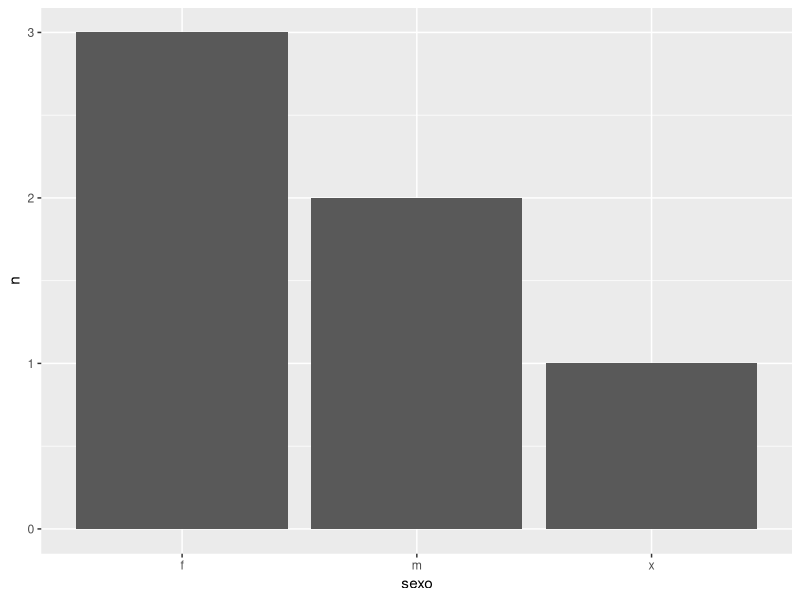
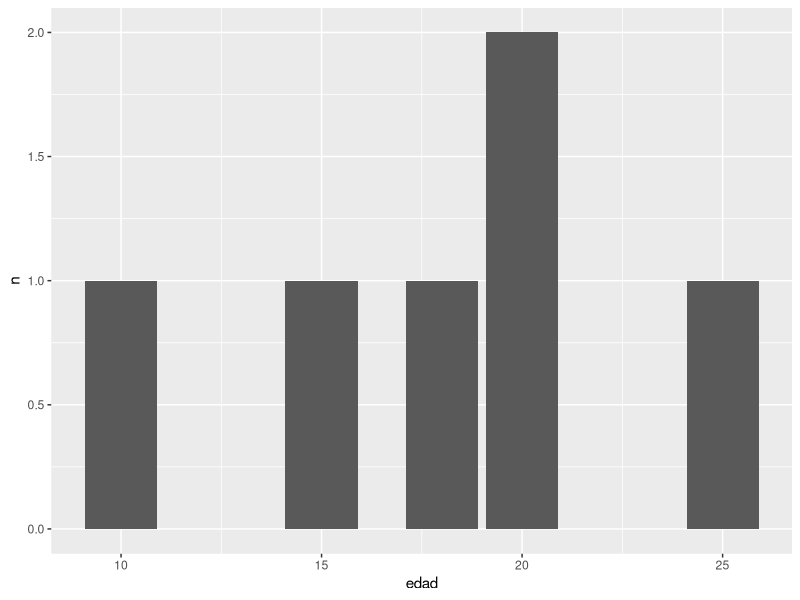
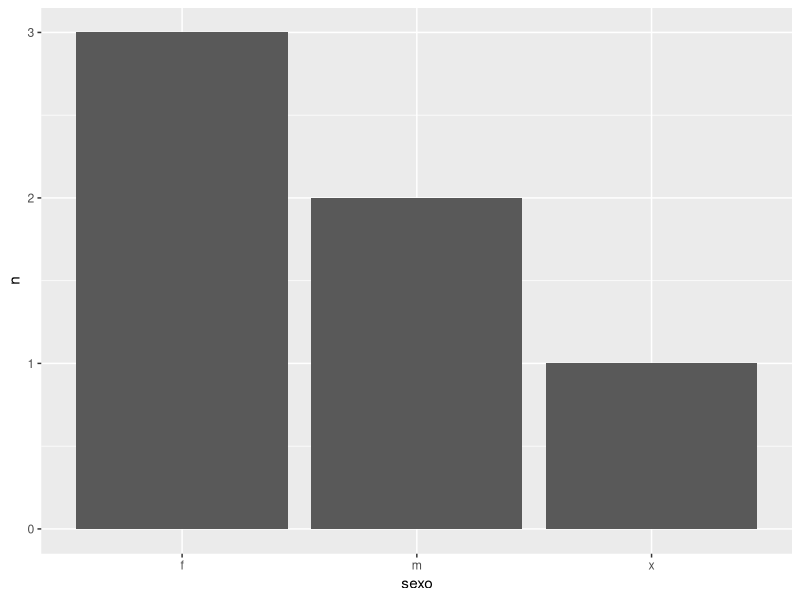
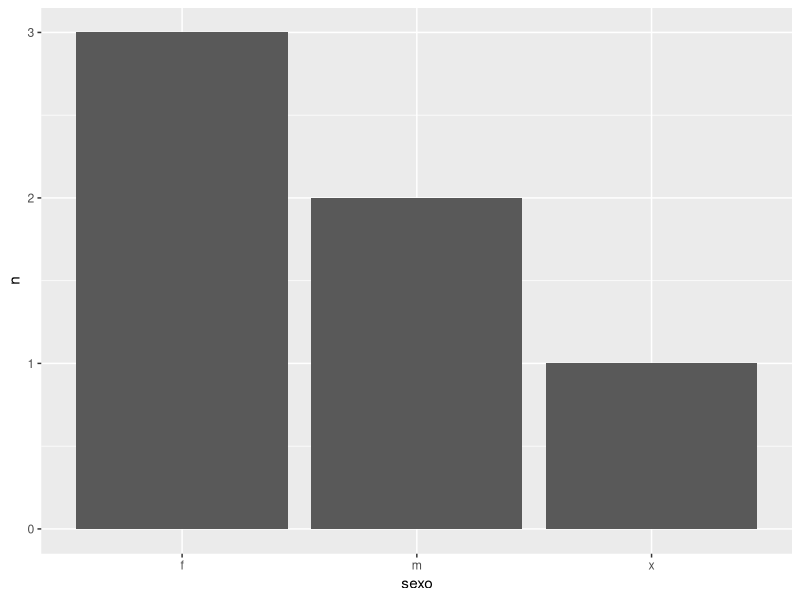

These figures' R source, in order:
## ---- chunk 1
knitr::opts_chunk$set(echo = TRUE)


rm(list=ls())
library(tidyverse)
## ---- chunk 2
lista <- list()
df1 <- data.frame(sexo = c("f", "f", "m", "x", "m", "f"), edad = c(10, 15, 20, 25, 20, 18))
varlist <- c("sexo", "edad")
## ---- chunk 3
for (esta_variable in varlist) {
  esta_tabla <- df1 %>% 
    group_by(.data[[esta_variable]]) %>% 
    summarise(n = n())

  ## por qué acá solo me funciona el comando si ante escribo .data[[]]
  ## aca me permite usar any_of? sí lo utilizo arriba me da error.

  #Ahora si hacemos que este df1 se encuentre en una lista:
  lista[[esta_variable]] <- esta_tabla 
  
  #Veamos la tabla:
  print(esta_tabla)
  
}
rm(esta_tabla, esta_variable)
## ---- chunk 4
for (esta_variable in varlist){
  # Tabla presentación.
  print_esto <- lista[[esta_variable]] %>% 
  knitr::kable(caption = "Esta tabla", col.names = c("grupo", "obs."))
  
  # Guarde otro objeto para 
  print(print_esto)
}

## ---- chunk 5
for (esta_variable in varlist){
  # Grafico presentacion
  k_este_grafico <- lista[[esta_variable]] %>% 
    ggplot(aes(.data[[esta_variable]], n)) +
    geom_col()
  
  print(k_este_grafico)
  # el output queda en blanco. Sin error. No muestra output. 
  # Si en lugar de iterar este loop aplico mismas funciones al parametro sexo y edad por separado, ahí sí me los grafica.
}

## ---- chunk 6
tabla_general <- function(lista, elemento, variable) {
  
  k_esta_tabla <- lista[[elemento]] %>%
    knitr::kable(caption = "Esta tabla",
                 col.names = c("grupo", "obs."))
  
  return(k_esta_tabla)
}
## ---- chunk 7
grafico_estandar <- function(lista, elemento, variable) {
  
k_este_grafico <- lista[[elemento]] %>% 
  ggplot(aes(.data[[elemento]], n)) + 
  geom_col()

  return(k_este_grafico)
}
## ---- chunk 8
# Por ultimo, se esperaría que la siguiente tabla y gráfico sean igual a la llamada por función:

lista[["sexo"]] %>% 
  knitr::kable(caption = "Esta tabla", col.names = c("grupo", "obs."))

lista[["sexo"]] %>% 
  ggplot(aes(sexo, n)) +
  geom_col()
## ---- chunk 9
tabla_general(lista, "sexo")
grafico_estandar(lista, "sexo")
